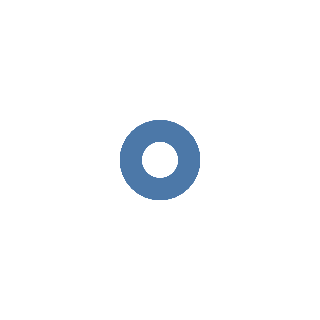

The code cell stored with this chart in its notebook:
### Code cell
alt.Chart(base).mark_point()

### Figure 1 — Vega-Lite specification as saved in the notebook (floating-point values rounded to 4 significant figures)
{"config": {"background": "white", "view": {"continuousWidth": 400, "continuousHeight": 300}}, "data": {"name": "data-003de64a11eee5fe3c96742b67cb4cdc"}, "mark": "point", "$schema": "https://vega.github.io/schema/vega-lite/v4.17.0.json", "datasets": {"data-003de64a11eee5fe3c96742b67cb4cdc": [{"Ubigeo": "000000", "Departamento": "PERÚ ", "Población": 29381884, "Ranking_hab": null, "Índice de Desarrollo Humano": 0.5723, "Ranking_IDH": null, "Esperanza de vida al nacer": 75.53, "Ranking_Esperanza": null, "Con Educación secundaria completa (Poblac. 18 años)": 67.11, "Ranking_Secundaria": null, "Años de educación (Poblac. 25 y más)": 8.786, "Ranking_educacion": null, "Ingreso familiar per cápita": 990.1, "Ranking_ingresos": null}, {"Ubigeo": "010000", "Departamento": "AMAZONAS", "Población": 379384, "Ranking_hab": 19, "Índice de Desarrollo Humano": 0.4175, "Ranking_IDH": 21, "Esperanza de vida al nacer": 73.31, "Ranking_Esperanza": 15, "Con Educación secundaria completa (Poblac. 18 años)": 46.86, "Ranking_Secundaria": 24, "Años de educación (Poblac. 25 y más)": 6.051, "Ranking_educacion": 23, "Ingreso familiar per cápita": 629.7, "Ranking_ingresos": 18}, {"Ubigeo": "020000", "Departamento": "ANCASH", "Población": 1083519, "Ranking_hab": 10, "Índice de Desarrollo Humano": 0.4884, "Ranking_IDH": 12, "Esperanza de vida al nacer": 75.74, "Ranking_Esperanza": 10, "Con Educación secundaria completa (Poblac. 18 años)": 61.11, "Ranking_Secundaria": 16, "Años de educación (Poblac. 25 y más)": 7.633, "Ranking_educacion": 15, "Ingreso familiar per cápita": 712.7, "Ranking_ingresos": 13}, {"Ubigeo": "030000", "Departamento": "APURÍMAC", "Población": 405759, "Ranking_hab": 18, "Índice de Desarrollo Humano": 0.4167, "Ranking_IDH": 22, "Esperanza de vida al nacer": 72.63, "Ranking_Esperanza": 19, "Con Educación secundaria completa (Poblac. 18 años)": 65.55, "Ranking_Secundaria": 13, "Años de educación (Poblac. 25 y más)": 6.61, "Ranking_educacion": 21, "Ingreso familiar per cápita": 511.9, "Ranking_ingresos": 24}, {"Ubigeo": "040000", "Departamento": "AREQUIPA", "Población": 1382730, "Ranking_hab": 4, "Índice de Desarrollo Humano": 0.6345, "Ranking_IDH": 4, "Esperanza de vida al nacer": 78.2, "Ranking_Esperanza": 6, "Con Educación secundaria completa (Poblac. 18 años)": 77.8, "Ranking_Secundaria": 1, "Años de educación (Poblac. 25 y más)": 10.1, "Ranking_educacion": 2, "Ingreso familiar per cápita": 1088.0, "Ranking_ingresos": 4}, {"Ubigeo": "050000", "Departamento": "AYACUCHO", "Población": 616176, "Ranking_hab": 16, "Índice de Desarrollo Humano": 0.4096, "Ranking_IDH": 23, "Esperanza de vida al nacer": 71.08, "Ranking_Esperanza": 22, "Con Educación secundaria completa (Poblac. 18 años)": 59.36, "Ranking_Secundaria": 18, "Años de educación (Poblac. 25 y más)": 6.906, "Ranking_educacion": 19, "Ingreso familiar per cápita": 512.5, "Ranking_ingresos": 23}, {"Ubigeo": "060000", "Departamento": "CAJAMARCA", "Población": 1341012, "Ranking_hab": 5, "Índice de Desarrollo Humano": 0.4011, "Ranking_IDH": 24, "Esperanza de vida al nacer": 74.75, "Ranking_Esperanza": 11, "Con Educación secundaria completa (Poblac. 18 años)": 51.38, "Ranking_Secundaria": 23, "Años de educación (Poblac. 25 y más)": 5.608, "Ranking_educacion": 25, "Ingreso familiar per cápita": 551.7, "Ranking_ingresos": 21}, {"Ubigeo": "070100", "Departamento": "Provincia Constitucional del CALLAO", "Población": 994494, "Ranking_hab": 11, "Índice de Desarrollo Humano": 0.6663, "Ranking_IDH": 2, "Esperanza de vida al nacer": 82.52, "Ranking_Esperanza": 1, "Con Educación secundaria completa (Poblac. 18 años)": 73.5, "Ranking_Secundaria": 6, "Años de educación (Poblac. 25 y más)": 10.06, "Ranking_educacion": 3, "Ingreso familiar per cápita": 1198.0, "Ranking_ingresos": 2}, {"Ubigeo": "080000", "Departamento": "CUSCO", "Población": 1205527, "Ranking_hab": 7, "Índice de Desarrollo Humano": 0.4701, "Ranking_IDH": 15, "Esperanza de vida al nacer": 70.74, "Ranking_Esperanza": 23, "Con Educación secundaria completa (Poblac. 18 años)": 66.69, "Ranking_Secundaria": 11, "Años de educación (Poblac. 25 y más)": 7.798, "Ranking_educacion": 14, "Ingreso familiar per cápita": 668.0, "Ranking_ingresos": 17}, {"Ubigeo": "090000", "Departamento": "HUANCAVELICA", "Población": 347639, "Ranking_hab": 20, "Índice de Desarrollo Humano": 0.3357, "Ranking_IDH": 25, "Esperanza de vida al nacer": 64.03, "Ranking_Esperanza": 25, "Con Educación secundaria completa (Poblac. 18 años)": 56.18, "Ranking_Secundaria": 19, "Años de educación (Poblac. 25 y más)": 5.735, "Ranking_educacion": 24, "Ingreso familiar per cápita": 398.2, "Ranking_ingresos": 25}, {"Ubigeo": "100000", "Departamento": "HUÁNUCO", "Población": 721047, "Ranking_hab": 15, "Índice de Desarrollo Humano": 0.4285, "Ranking_IDH": 19, "Esperanza de vida al nacer": 73.11, "Ranking_Esperanza": 17, "Con Educación secundaria completa (Poblac. 18 años)": 53.61, "Ranking_Secundaria": 20, "Años de educación (Poblac. 25 y más)": 6.573, "Ranking_educacion": 22, "Ingreso familiar per cápita": 604.6, "Ranking_ingresos": 19}, {"Ubigeo": "110000", "Departamento": "ICA", "Población": 850765, "Ranking_hab": 13, "Índice de Desarrollo Humano": 0.6121, "Ranking_IDH": 5, "Esperanza de vida al nacer": 81.66, "Ranking_Esperanza": 2, "Con Educación secundaria completa (Poblac. 18 años)": 73.53, "Ranking_Secundaria": 5, "Años de educación (Poblac. 25 y más)": 9.905, "Ranking_educacion": 5, "Ingreso familiar per cápita": 959.0, "Ranking_ingresos": 7}, {"Ubigeo": "120000", "Departamento": "JUNÍN", "Población": 1246038, "Ranking_hab": 6, "Índice de Desarrollo Humano": 0.4954, "Ranking_IDH": 11, "Esperanza de vida al nacer": 73.18, "Ranking_Esperanza": 16, "Con Educación secundaria completa (Poblac. 18 años)": 65.88, "Ranking_Secundaria": 12, "Años de educación (Poblac. 25 y más)": 8.381, "Ranking_educacion": 10, "Ingreso familiar per cápita": 710.3, "Ranking_ingresos": 14}, {"Ubigeo": "130000", "Departamento": "LA LIBERTAD", "Población": 1778080, "Ranking_hab": 3, "Índice de Desarrollo Humano": 0.5388, "Ranking_IDH": 10, "Esperanza de vida al nacer": 77.21, "Ranking_Esperanza": 9, "Con Educación secundaria completa (Poblac. 18 años)": 60.85, "Ranking_Secundaria": 17, "Años de educación (Poblac. 25 y más)": 8.034, "Ranking_educacion": 13, "Ingreso familiar per cápita": 892.1, "Ranking_ingresos": 8}, {"Ubigeo": "140000", "Departamento": "LAMBAYEQUE", "Población": 1197260, "Ranking_hab": 8, "Índice de Desarrollo Humano": 0.5395, "Ranking_IDH": 9, "Esperanza de vida al nacer": 77.29, "Ranking_Esperanza": 8, "Con Educación secundaria completa (Poblac. 18 años)": 67.09, "Ranking_Secundaria": 9, "Años de educación (Poblac. 25 y más)": 8.445, "Ranking_educacion": 9, "Ingreso familiar per cápita": 827.6, "Ranking_ingresos": 10}, {"Ubigeo": "150000", "Departamento": "LIMA", "Población": 9485405, "Ranking_hab": 1, "Índice de Desarrollo Humano": 0.7157, "Ranking_IDH": 1, "Esperanza de vida al nacer": 81.15, "Ranking_Esperanza": 3, "Con Educación secundaria completa (Poblac. 18 años)": 75.71, "Ranking_Secundaria": 2, "Años de educación (Poblac. 25 y más)": 10.36, "Ranking_educacion": 1, "Ingreso familiar per cápita": 1464.0, "Ranking_ingresos": 1}, {"Ubigeo": "160000", "Departamento": "LORETO", "Población": 883510, "Ranking_hab": 12, "Índice de Desarrollo Humano": 0.4549, "Ranking_IDH": 18, "Esperanza de vida al nacer": 71.42, "Ranking_Esperanza": 21, "Con Educación secundaria completa (Poblac. 18 años)": 45.04, "Ranking_Secundaria": 25, "Años de educación (Poblac. 25 y más)": 7.56, "Ranking_educacion": 17, "Ingreso familiar per cápita": 736.7, "Ranking_ingresos": 12}, {"Ubigeo": "170000", "Departamento": "MADRE DE DIOS", "Población": 141070, "Ranking_hab": 25, "Índice de Desarrollo Humano": 0.5619, "Ranking_IDH": 7, "Esperanza de vida al nacer": 73.72, "Ranking_Esperanza": 12, "Con Educación secundaria completa (Poblac. 18 años)": 63.76, "Ranking_Secundaria": 14, "Años de educación (Poblac. 25 y más)": 8.726, "Ranking_educacion": 7, "Ingreso familiar per cápita": 1001.0, "Ranking_ingresos": 6}, {"Ubigeo": "180000", "Departamento": "MOQUEGUA", "Población": 174863, "Ranking_hab": 24, "Índice de Desarrollo Humano": 0.6387, "Ranking_IDH": 3, "Esperanza de vida al nacer": 79.8, "Ranking_Esperanza": 4, "Con Educación secundaria completa (Poblac. 18 años)": 74.49, "Ranking_Secundaria": 4, "Años de educación (Poblac. 25 y más)": 9.922, "Ranking_educacion": 4, "Ingreso familiar per cápita": 1112.0, "Ranking_ingresos": 3}, {"Ubigeo": "190000", "Departamento": "PASCO", "Población": 254065, "Ranking_hab": 22, "Índice de Desarrollo Humano": 0.4607, "Ranking_IDH": 17, "Esperanza de vida al nacer": 72.04, "Ranking_Esperanza": 20, "Con Educación secundaria completa (Poblac. 18 años)": 68.25, "Ranking_Secundaria": 8, "Años de educación (Poblac. 25 y más)": 8.141, "Ranking_educacion": 11, "Ingreso familiar per cápita": 591.7, "Ranking_ingresos": 20}, {"Ubigeo": "200000", "Departamento": "PIURA", "Población": 1856809, "Ranking_hab": 2, "Índice de Desarrollo Humano": 0.4797, "Ranking_IDH": 13, "Esperanza de vida al nacer": 73.7, "Ranking_Esperanza": 14, "Con Educación secundaria completa (Poblac. 18 años)": 61.93, "Ranking_Secundaria": 15, "Años de educación (Poblac. 25 y más)": 7.578, "Ranking_educacion": 16, "Ingreso familiar per cápita": 703.0, "Ranking_ingresos": 16}, {"Ubigeo": "210000", "Departamento": "PUNO", "Población": 1172697, "Ranking_hab": 9, "Índice de Desarrollo Humano": 0.4278, "Ranking_IDH": 20, "Esperanza de vida al nacer": 68.48, "Ranking_Esperanza": 24, "Con Educación secundaria completa (Poblac. 18 años)": 72.15, "Ranking_Secundaria": 7, "Años de educación (Poblac. 25 y más)": 7.448, "Ranking_educacion": 18, "Ingreso familiar per cápita": 532.3, "Ranking_ingresos": 22}, {"Ubigeo": "220000", "Departamento": "SAN MARTÍN", "Población": 813381, "Ranking_hab": 14, "Índice de Desarrollo Humano": 0.468, "Ranking_IDH": 16, "Esperanza de vida al nacer": 73.72, "Ranking_Esperanza": 13, "Con Educación secundaria completa (Poblac. 18 años)": 52.46, "Ranking_Secundaria": 21, "Años de educación (Poblac. 25 y más)": 6.645, "Ranking_educacion": 20, "Ingreso familiar per cápita": 770.4, "Ranking_ingresos": 11}, {"Ubigeo": "230000", "Departamento": "TACNA", "Población": 329332, "Ranking_hab": 21, "Índice de Desarrollo Humano": 0.607, "Ranking_IDH": 6, "Esperanza de vida al nacer": 77.53, "Ranking_Esperanza": 7, "Con Educación secundaria completa (Poblac. 18 años)": 74.91, "Ranking_Secundaria": 3, "Años de educación (Poblac. 25 y más)": 9.811, "Ranking_educacion": 6, "Ingreso familiar per cápita": 1003.0, "Ranking_ingresos": 5}, {"Ubigeo": "240000", "Departamento": "TUMBES", "Población": 224863, "Ranking_hab": 23, "Índice de Desarrollo Humano": 0.5597, "Ranking_IDH": 8, "Esperanza de vida al nacer": 79.06, "Ranking_Esperanza": 5, "Con Educación secundaria completa (Poblac. 18 años)": 66.7, "Ranking_Secundaria": 10, "Años de educación (Poblac. 25 y más)": 8.667, "Ranking_educacion": 8, "Ingreso familiar per cápita": 879.5, "Ranking_ingresos": 9}, {"Ubigeo": "250000", "Departamento": "UCAYALI", "Población": 496459, "Ranking_hab": 17, "Índice de Desarrollo Humano": 0.471, "Ranking_IDH": 14, "Esperanza de vida al nacer": 72.86, "Ranking_Esperanza": 18, "Con Educación secundaria completa (Poblac. 18 años)": 51.94, "Ranking_Secundaria": 22, "Años de educación (Poblac. 25 y más)": 8.052, "Ranking_educacion": 12, "Ingreso familiar per cápita": 710.1, "Ranking_ingresos": 15}]}}
